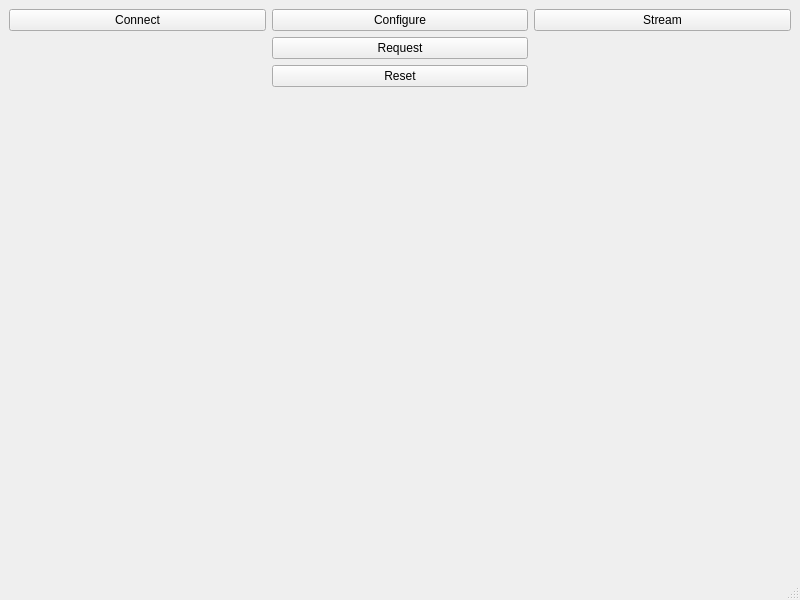
<?xml version="1.0" encoding="UTF-8"?>
<ui version="4.0">
 <class>MainWindow</class>
 <widget class="QMainWindow" name="MainWindow">
  <property name="geometry">
   <rect>
    <x>0</x>
    <y>0</y>
    <width>800</width>
    <height>600</height>
   </rect>
  </property>
  <property name="windowTitle">
   <string>SessantaquattroTestInterface</string>
  </property>
  <widget class="QWidget" name="centralwidget">
   <layout class="QGridLayout" name="gridLayout">
    <item row="0" column="1">
     <widget class="QPushButton" name="configurePushButton">
      <property name="text">
       <string>Configure</string>
      </property>
      <property name="checkable">
       <bool>false</bool>
      </property>
     </widget>
    </item>
    <item row="0" column="0">
     <widget class="QPushButton" name="connectDevicePushButton">
      <property name="text">
       <string>Connect</string>
      </property>
      <property name="checkable">
       <bool>true</bool>
      </property>
     </widget>
    </item>
    <item row="1" column="1">
     <widget class="QPushButton" name="requestConfigurationPushButton">
      <property name="text">
       <string>Request</string>
      </property>
      <property name="checkable">
       <bool>false</bool>
      </property>
     </widget>
    </item>
    <item row="2" column="1">
     <widget class="QPushButton" name="resetConfigurationPushButton">
      <property name="text">
       <string>Reset</string>
      </property>
     </widget>
    </item>
    <item row="0" column="2">
     <widget class="QPushButton" name="streamPushButton">
      <property name="text">
       <string>Stream</string>
      </property>
      <property name="checkable">
       <bool>true</bool>
      </property>
     </widget>
    </item>
    <item row="3" column="0" colspan="3">
     <widget class="VispyPlotWidget" name="vispyPlotWidget" native="true">
      <property name="sizePolicy">
       <sizepolicy hsizetype="Expanding" vsizetype="Expanding">
        <horstretch>0</horstretch>
        <verstretch>0</verstretch>
       </sizepolicy>
      </property>
     </widget>
    </item>
   </layout>
  </widget>
  <widget class="QMenuBar" name="menubar">
   <property name="geometry">
    <rect>
     <x>0</x>
     <y>0</y>
     <width>800</width>
     <height>22</height>
    </rect>
   </property>
  </widget>
  <widget class="QStatusBar" name="statusbar"/>
 </widget>
 <customwidgets>
  <customwidget>
   <class>VispyPlotWidget</class>
   <extends>QWidget</extends>
   <header>gui_custom_elements.vispy_plot_widget</header>
   <container>1</container>
  </customwidget>
 </customwidgets>
 <resources/>
 <connections/>
</ui>
